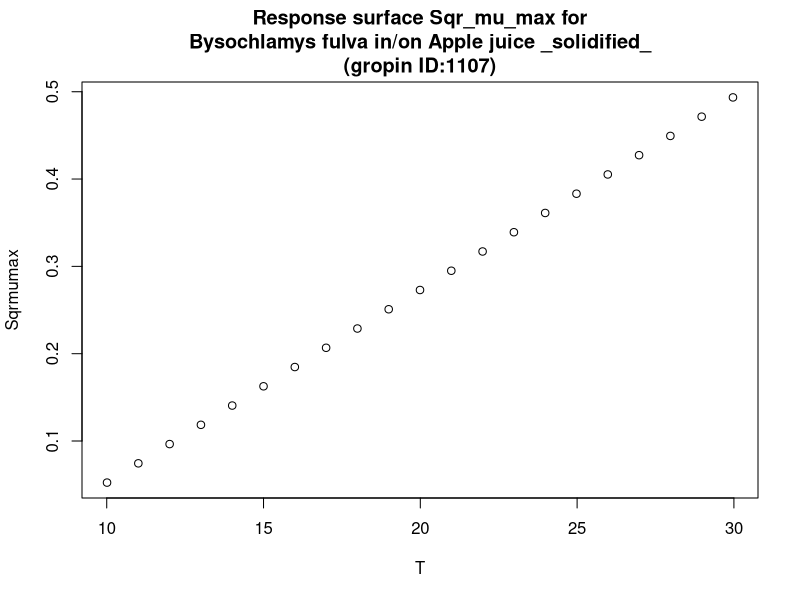

Write R code to recreate this figure.
#############################
# start of Parameter script
#############################
T <- seq(10.01,29.97002997003,length.out=21)
#############################
# end of Parameter script
#############################
############################# 
# start of Model script Gropin ID 1107 
#############################
 
# constant coefficients for this model
 
variables <- data.frame(T)
argumentsPar <- unique.data.frame(expand.grid(variables))
 
# heart of the model
response_surface <- function(T) {
   mumax <-0.0221*(T-7.64)

	return(mumax=mumax)
} 

# output parameters
responseSurface <- cbind(argumentsPar,response_surface(argumentsPar['T']))
colnames(responseSurface) <- c(colnames(argumentsPar),'Sqrmumax')
#############################
# End of Model script
#############################
############################# 
# start of Visualisation script Gropin ID 1107 
#############################
titleText <-'Response surface Sqr_mu_max for
Bysochlamys fulva in/on Apple juice _solidified_
(gropin ID:1107)'
plot(T,responseSurface$'Sqrmumax',xlab='T',
                          ylab='Sqrmumax',main=titleText)
#############################
# End of Visualisation script
#############################
